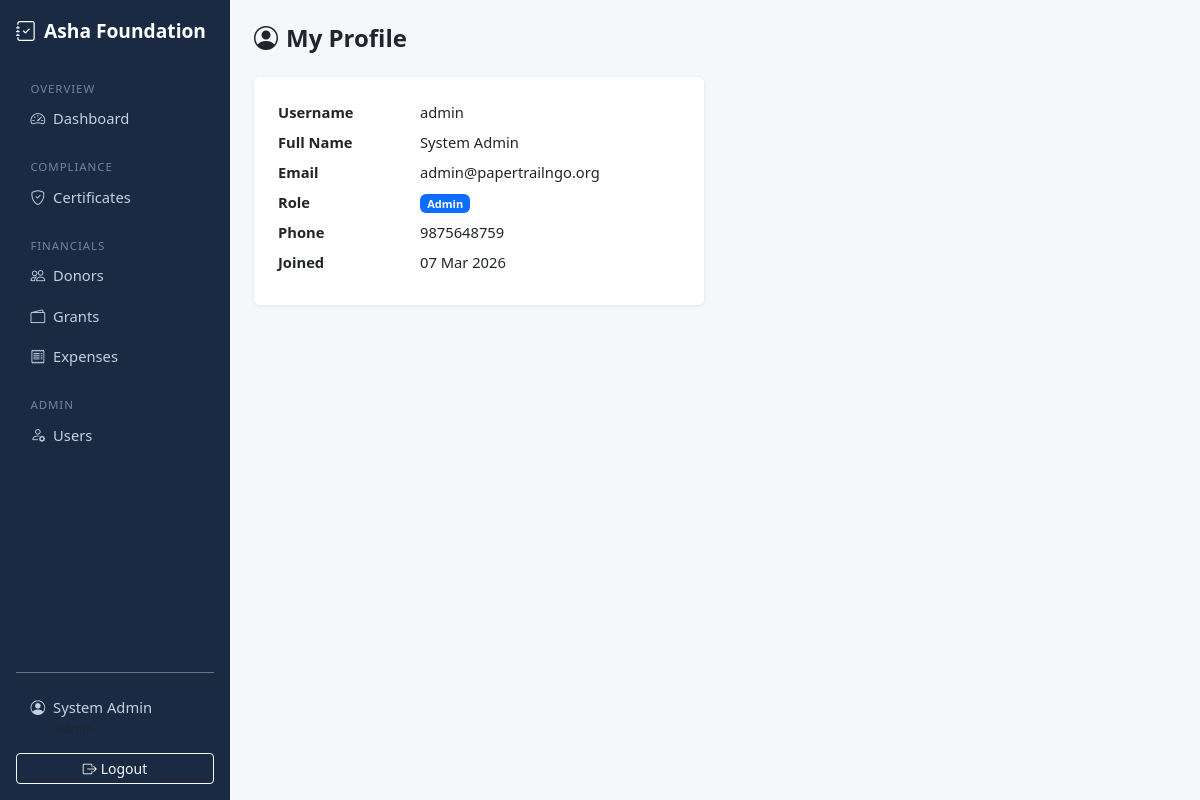
The page /accounts/profile/ (signed in) on the database as committed earlier.
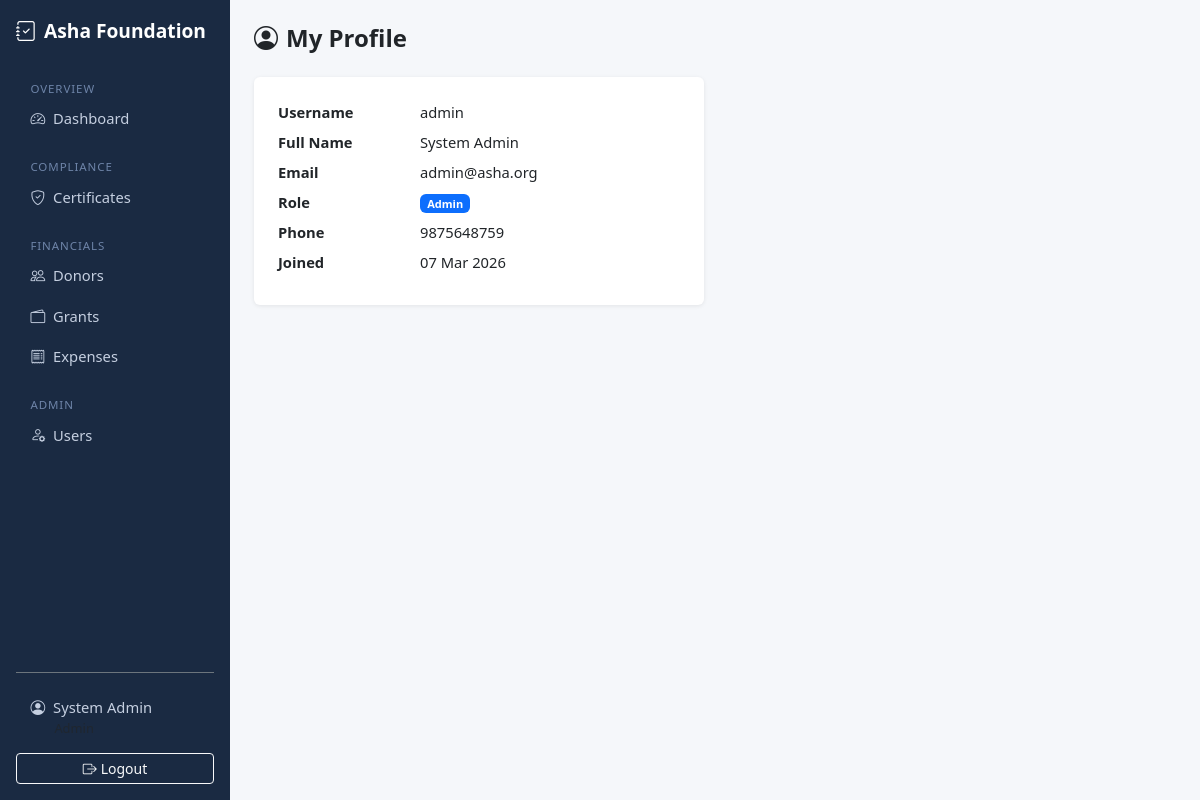
The same page on the database as committed later.
### apps/accounts/models.py (models this page shows, shortened)
class User(AbstractUser):
    ROLE_ADMIN = "admin"
    ROLE_FINANCE = "finance"
    ROLE_AUDITOR = "auditor"
    ROLE_CHOICES = [
        (ROLE_ADMIN, "Admin"),
        (ROLE_FINANCE, "Finance Manager"),
        (ROLE_AUDITOR, "Auditor"),
    ]
    role = models.CharField(
        max_length=20,
        choices=ROLE_CHOICES,
        default=ROLE_AUDITOR,
    )
    phone = models.CharField(max_length=20, blank=True)
    @property
    def is_admin_role(self):
        return self.role == self.ROLE_ADMIN
    @property
    def is_finance(self):
        return self.role == self.ROLE_FINANCE
    @property
    def is_auditor(self):
        return self.role == self.ROLE_AUDITOR

### apps/accounts/views.py (the view)
# urls.py: path("profile/", views.profile_view, name="profile"),
@login_required
def profile_view(request):
    return render(request, "accounts/profile.html", {"user_obj": request.user})

### apps/accounts/templates/accounts/profile.html (shortened to what this page needs)
{% extends "base.html" %}
{% block content %}
<h4 class="fw-bold mb-4"><i class="bi bi-person-circle me-2"></i>My Profile</h4>
<div class="card p-4" style="max-width:450px;">
  <dl class="row mb-0">
    <dt class="col-sm-4">Username</dt><dd class="col-sm-8">{{ user_obj.username }}</dd>
    <dt class="col-sm-4">Full Name</dt><dd class="col-sm-8">{{ user_obj.get_full_name|default:"—" }}</dd>
    <dt class="col-sm-4">Email</dt><dd class="col-sm-8">{{ user_obj.email|default:"—" }}</dd>
    <dt class="col-sm-4">Role</dt><dd class="col-sm-8"><span class="badge bg-primary">{{ user_obj.get_role_display }}</span></dd>
    <dt class="col-sm-4">Phone</dt><dd class="col-sm-8">{{ user_obj.phone|default:"—" }}</dd>
    <dt class="col-sm-4">Joined</dt><dd class="col-sm-8">{{ user_obj.date_joined|date:"d M Y" }}</dd>
  </dl>
</div>
{% endblock %}

### templates/base.html (shortened to what this page needs)
<!DOCTYPE html>
<html lang="en">
<head>
  <link href="https://cdn.jsdelivr.net/npm/bootstrap@5.3.3/dist/css/bootstrap.min.css" rel="stylesheet">
  <link href="https://cdn.jsdelivr.net/npm/bootstrap-icons@1.11.3/font/bootstrap-icons.min.css" rel="stylesheet">
</head>
<body>
{% if user.is_authenticated %}
<div class="d-flex">
  <nav class="sidebar d-flex flex-column p-3" style="width:230px;flex-shrink:0;">
    <a class="sidebar-brand text-decoration-none mb-4 d-flex align-items-center gap-2" href="{% url 'accounts:dashboard' %}">
      <i class="bi bi-journal-check fs-5"></i> Asha Foundation
    </a>
    <div class="nav-section">Overview</div>
    <a class="nav-link mb-1 {% if request.resolver_match.url_name == 'dashboard' %}active{% endif %}" href="{% url 'accounts:dashboard' %}">
      <i class="bi bi-speedometer2 me-2"></i>Dashboard
    </a>
    {% if user.is_admin_role %}
    <div class="nav-section mt-2">Compliance</div>
    <a class="nav-link mb-1" href="{% url 'compliance:document_list' %}">
      <i class="bi bi-shield-check me-2"></i>Certificates
    </a>
    {% endif %}
    {% if user.is_admin_role or user.is_finance or user.is_auditor %}
    <div class="nav-section mt-2">Financials</div>
    <a class="nav-link mb-1" href="{% url 'donors:donor_list' %}">
      <i class="bi bi-people me-2"></i>Donors
    </a>
    <a class="nav-link mb-1" href="{% url 'grants:grant_list' %}">
      <i class="bi bi-wallet2 me-2"></i>Grants
    </a>
    <a class="nav-link mb-1" href="{% url 'expenses:expense_list' %}">
      <i class="bi bi-receipt me-2"></i>Expenses
    </a>
    {% endif %}
    {% if user.is_admin_role %}
    <div class="nav-section mt-2">Admin</div>
    <a class="nav-link mb-1" href="{% url 'accounts:user_list' %}">
      <i class="bi bi-person-gear me-2"></i>Users
    </a>
    {% endif %}
    <div class="mt-auto pt-3 border-top border-secondary">
      <a class="nav-link mb-1" href="{% url 'accounts:profile' %}">
        <i class="bi bi-person-circle me-2"></i>{{ user.get_full_name|default:user.username }}
        <small class="d-block text-muted ms-4">{{ user.get_role_display }}</small>
      </a>
      <form method="post" action="{% url 'accounts:logout' %}" class="m-0">
        <button type="submit" class="btn btn-sm btn-outline-light w-100 mt-1">
          <i class="bi bi-box-arrow-right me-1"></i>Logout
        </button>
      </form>
    </div>
  </nav>
  <main class="flex-grow-1 p-4">
    {% block content %}{% endblock %}
  </main>
</div>
{% else %}
  {% block auth_content %}{% endblock %}
{% endif %}
</body>
</html>

Rows that differ between the two databases and show on the page:
changed User "System Admin": email "admin@papertrailngo.org" → "admin@asha.org"
